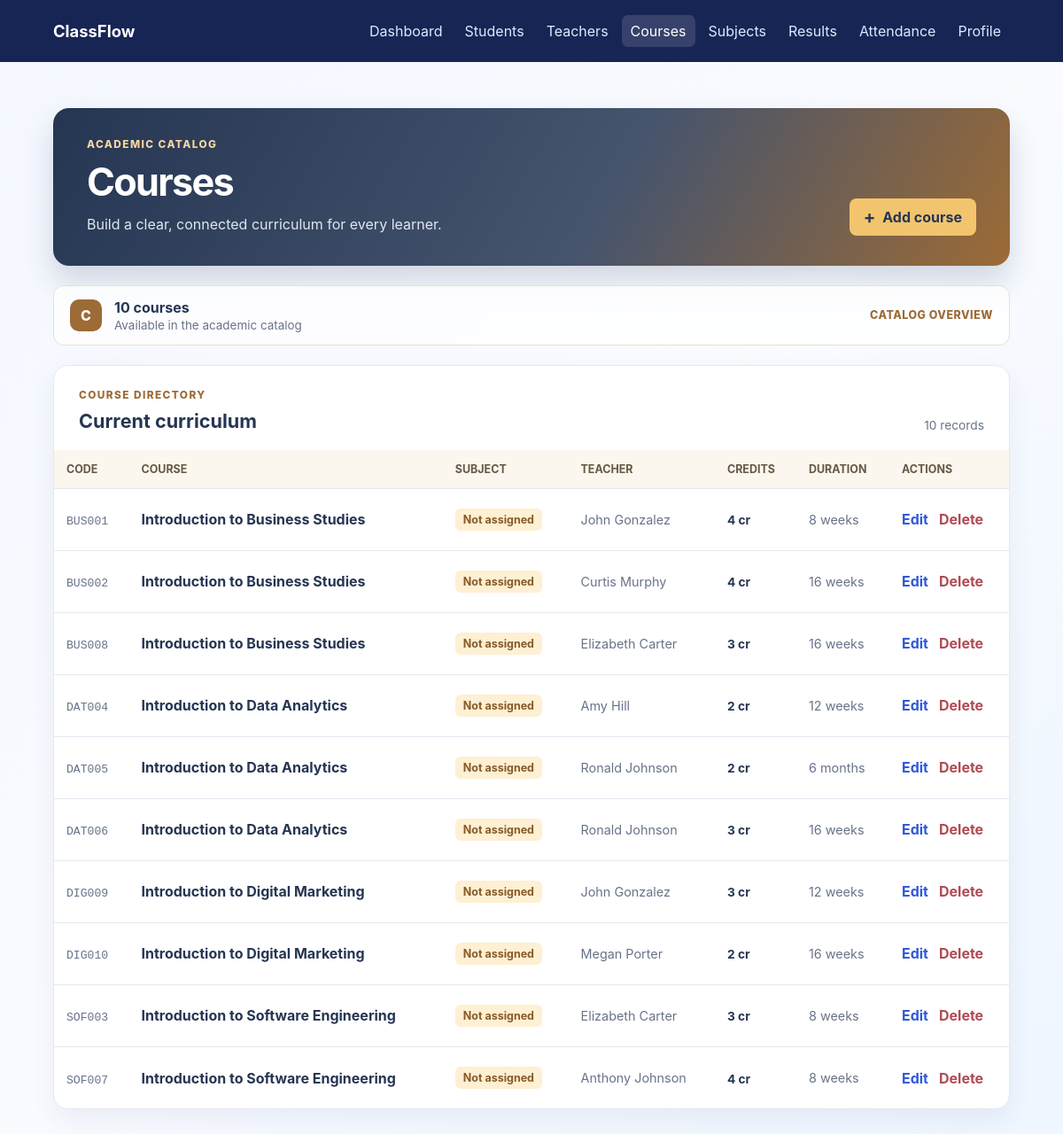
Page /courses/ on the committed database.
### courses/models.py (models this page shows, shortened)
class Course(models.Model):
    course_id = models.CharField(
        max_length=20,
        unique=True
    )
    course_code = models.CharField(
        max_length=20,
        unique=True
    )
    course_name = models.CharField(
        max_length=100
    )
    description = models.TextField(
        blank=True,
        null=True
    )
    teacher = models.ForeignKey(
        Teacher,
        on_delete=models.SET_NULL,
        null=True,
        blank=True
    )
    subject = models.ForeignKey(
        Subject,
        on_delete=models.SET_NULL,
        null=True,
        blank=True,
        related_name='courses',
    )
    credits = models.PositiveIntegerField(
        default=3
    )
    duration = models.CharField(
        max_length=50
    )
    created_date = models.DateField(
        auto_now_add=True
    )

### teachers/models.py (models this page shows)
class Teacher(models.Model):
    teacher_id = models.CharField(
        max_length=20,
        unique=True
    )
    first_name = models.CharField(
        max_length=50
    )
    last_name = models.CharField(
        max_length=50
    )
    email = models.EmailField(
        unique=True
    )
    phone = models.CharField(
        max_length=15
    )
    subject = models.CharField(
        max_length=100
    )
    address = models.CharField(
        max_length=200
    )
    joined_date = models.DateField()
    def __str__(self):
        return f"{self.first_name} {self.last_name}"

### courses/views.py (the view)
# urls.py: path('', CourseListView.as_view(), name='course_list'),
class CourseListView(ListView):
    model = Course
    template_name = 'course_list.html'
    context_object_name = 'courses'
    ordering = ['course_code']
    def get_queryset(self):
        return Course.objects.select_related('teacher', 'subject').order_by(*self.ordering)

### courses/templates/course_list.html
{% extends "base.html" %} {% load static %} {% block extra_head %}
<link rel="stylesheet" href="{% static 'courses/css/courses.css' %}" />
{% endblock %} {% block content %}
<main class="container courses-page">
  <section class="courses-hero">
    <div>
      <p class="eyebrow">Academic catalog</p>
      <h1>Courses</h1>
      <p class="subtitle">
        Build a clear, connected curriculum for every learner.
      </p>
    </div>
    <a class="button hero-button" href="{% url 'course_add' %}"
      ><span aria-hidden="true">+</span> Add course</a
    >
  </section>
  <section class="catalog-bar" aria-label="Course catalog summary">
    <div class="catalog-icon" aria-hidden="true">C</div>
    <div>
      <strong>{{ courses|length }} course{{ courses|length|pluralize }}</strong
      ><span>Available in the academic catalog</span>
    </div>
    <span class="catalog-status">Catalog overview</span>
  </section>
  <section class="content-card course-catalog">
    <div class="section-heading">
      <div>
        <p class="eyebrow">Course directory</p>
        <h2>Current curriculum</h2>
      </div>
      <span class="record-count"
        >{{ courses|length }} record{{ courses|length|pluralize }}</span
      >
    </div>
    <div class="table-wrap">
      <table>
        <thead>
          <tr>
            <th>Code</th>
            <th>Course</th>
            <th>Subject</th>
            <th>Teacher</th>
            <th>Credits</th>
            <th>Duration</th>
            <th>Actions</th>
          </tr>
        </thead>
        <tbody>
          {% for course in courses %}
          <tr>
            <td><span class="course-code">{{ course.course_code }}</span></td>
            <td>
              <a class="course-name" href="{% url 'course_detail' course.pk %}"
                >{{ course.course_name }}</a
              >
            </td>
            <td>
              <span class="subject-tag"
                >{{ course.subject|default:"Not assigned" }}</span
              >
            </td>
            <td class="muted-cell">
              {{ course.teacher|default:"Not assigned" }}
            </td>
            <td><span class="credit-value">{{ course.credits }} cr</span></td>
            <td class="muted-cell">{{ course.duration }}</td>
            <td class="row-actions">
              <a href="{% url 'course_edit' course.pk %}">Edit</a
              ><a class="delete-link" href="{% url 'course_delete' course.pk %}"
                >Delete</a
              >
            </td>
          </tr>
          {% empty %}
          <tr>
            <td class="empty" colspan="7">
              No courses yet. Add your first course to start the catalog.
            </td>
          </tr>
          {% endfor %}
        </tbody>
      </table>
    </div>
  </section>
</main>
{% endblock %}

### courses/static/courses/css/courses.css (style rules this page uses)
.courses-page { margin-top: 52px; }
.courses-hero { display: flex; align-items: end; justify-content: space-between; gap: 24px; padding: 34px 38px; color: #fff; background: linear-gradient(120deg, #253653, #46546d 58%, #9c6b36); border-radius: 18px; box-shadow: 0 18px 34px rgba(37, 54, 83, .18); }
.courses-hero h1 { margin-bottom: 10px; letter-spacing: -.04em; }
.courses-hero .subtitle { max-width: 480px; color: #e1e7f0; }
.eyebrow { margin: 0 0 9px; color: #9c6b36; font-size: .74rem; font-weight: 800; letter-spacing: .12em; text-transform: uppercase; }
.courses-hero .eyebrow { color: #f6d59f; }
.hero-button { flex-shrink: 0; color: #253653; background: #f2c46d; }
.hero-button span { margin-right: 8px; font-size: 1.25rem; line-height: 1; }
.catalog-bar { display: flex; align-items: center; gap: 14px; margin: 22px 0; padding: 14px 18px; border: 1px solid #eadfce; border-radius: 12px; background: rgba(255, 255, 255, .78); }
.catalog-icon { display: inline-flex; align-items: center; justify-content: center; width: 36px; height: 36px; border-radius: 10px; color: #fff; background: #9c6b36; font-weight: 800; }
.catalog-bar strong, .catalog-bar span { display: block; }
.catalog-bar strong { color: #253653; }
.catalog-bar div:nth-child(2) span { margin-top: 2px; color: #68738a; font-size: .84rem; }
.catalog-status { margin-left: auto; color: #9c6b36; font-size: .78rem; font-weight: 800; letter-spacing: .04em; text-transform: uppercase; }
.course-catalog { padding: 0; overflow: hidden; }
.section-heading { display: flex; align-items: end; justify-content: space-between; gap: 16px; padding: 26px 28px 20px; }
.section-heading h2 { margin: 0; color: #253653; font-size: 1.35rem; }
.record-count { color: #68738a; font-size: .86rem; }
.course-catalog table { min-width: 940px; }
.course-catalog th { color: #665945; background: #fbf6ee; }
.course-catalog td { height: 70px; padding: 12px 14px; }
.course-catalog tbody tr { transition: background .15s ease; }
.course-code { color: #68738a; font-family: "Cascadia Mono", Consolas, monospace; font-size: .82rem; }
.course-name { color: #253653 !important; font-weight: 750 !important; }
.subject-tag { display: inline-block; padding: 5px 9px; border-radius: 6px; color: #875a28; background: #fff0d3; font-size: .78rem; font-weight: 750; }
.credit-value { color: #253653; font-size: .86rem; font-weight: 750; white-space: nowrap; }
.muted-cell { color: #68738a; font-size: .9rem; }
.row-actions { white-space: nowrap; }
.row-actions a + a { margin-left: 12px; }
.row-actions .delete-link { color: #b04b54; }

### dashboard/templates/base.html (style rules this page uses)
:root { --ink: #172033; --muted: #68738a; --primary: #3159d9; --dark: #172554; --surface: #fff; --line: #e5e9f2; --danger: #c9344c; }
* { box-sizing: border-box; }
body { min-height: 100vh; margin: 0; color: var(--ink); font-family: Inter, "Segoe UI", Arial, sans-serif; background: linear-gradient(135deg, #f4f7ff, #f9fbff 50%, #eef6ff); }
.container { width: min(1120px, 90%); margin: 44px auto; }
h1 { margin: 0 0 8px; font-size: clamp(2rem, 4vw, 2.7rem); }
h2 { margin-top: 0; }
.subtitle, .lead { margin: 0; color: var(--muted); line-height: 1.55; }
.card, .panel, .content-card { padding: 28px; background: var(--surface); border: 1px solid var(--line); border-radius: 16px; box-shadow: 0 12px 30px #283b6e12; }
.button, button { display: inline-flex; align-items: center; justify-content: center; min-height: 42px; padding: 10px 16px; border: 0; border-radius: 8px; color: #fff; background: var(--primary); cursor: pointer; font: inherit; font-weight: 700; text-decoration: none; }
.table-wrap { overflow-x: auto; }
table { width: 100%; border-collapse: collapse; }
th { padding: 14px; color: var(--muted); background: #f8faff; font-size: 0.78rem; text-align: left; text-transform: uppercase; }
td { padding: 14px; border-top: 1px solid var(--line); }
td a { color: var(--primary); font-weight: 650; text-decoration: none; }

### rows in the picture
Course: course_code "BUS001", course_name "Introduction to Business Studies", subject "Not assigned", teacher "John Gonzalez", credits "4", duration "8 weeks"
Course: course_code "BUS002", course_name "Introduction to Business Studies", subject "Not assigned", teacher "Curtis Murphy", credits "4", duration "16 weeks"
Course: course_code "BUS008", course_name "Introduction to Business Studies", subject "Not assigned", teacher "Elizabeth Carter", credits "3", duration "16 weeks"
Course: course_code "DAT004", course_name "Introduction to Data Analytics", subject "Not assigned", teacher "Amy Hill", credits "2", duration "12 weeks"
Course: course_code "DAT005", course_name "Introduction to Data Analytics", subject "Not assigned", teacher "Ronald Johnson", credits "2", duration "6 months"
Course: course_code "DAT006", course_name "Introduction to Data Analytics", subject "Not assigned", teacher "Ronald Johnson", credits "3", duration "16 weeks"
Course: course_code "DIG009", course_name "Introduction to Digital Marketing", subject "Not assigned", teacher "John Gonzalez", credits "3", duration "12 weeks"
Course: course_code "DIG010", course_name "Introduction to Digital Marketing", subject "Not assigned", teacher "Megan Porter", credits "2", duration "16 weeks"
Course: course_code "SOF003", course_name "Introduction to Software Engineering", subject "Not assigned", teacher "Elizabeth Carter", credits "3", duration "8 weeks"
Course: course_code "SOF007", course_name "Introduction to Software Engineering", subject "Not assigned", teacher "Anthony Johnson", credits "4", duration "8 weeks"

### other values in the picture
{{ courses|length }} "10"
